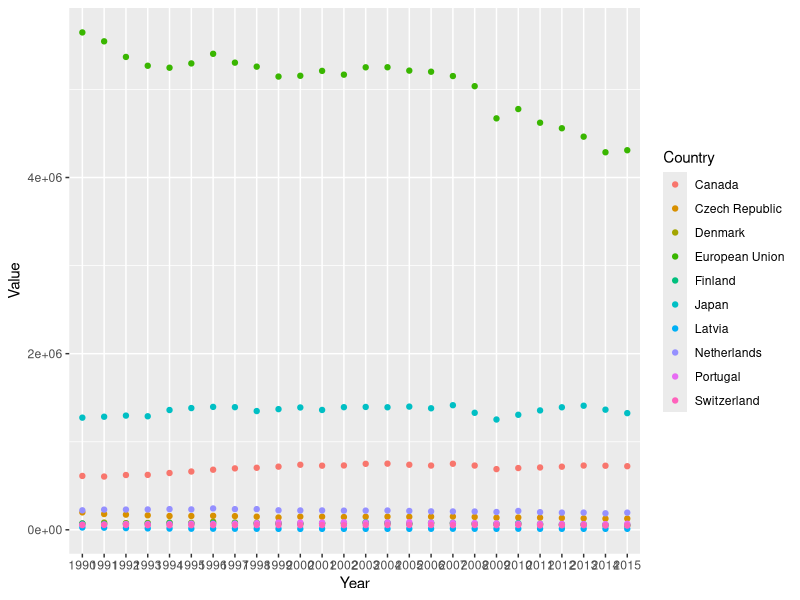
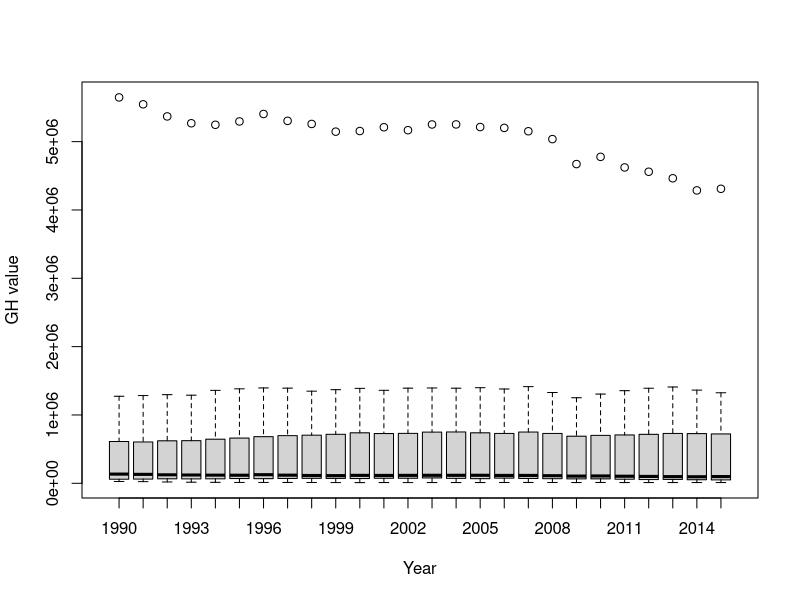

Here is the R script that generated these plots, in order:
# Required packages
library(readr)
library(ggplot2)
library(tidyverse)
library(dplyr)
# Data analysis on greenhouse gas emission from 10 countries among 26 years

data_GH <- read_csv("data/raw/2018-11-14_DSCI_522_project_UN-data_GH.csv", 
                         col_types = cols(Year = col_character()))
str(data_GH)
# Rename column name `Country or Area`

data_GH <- data_GH %>%
  rename(Country = `Country or Area`)


#### Data exploration ####

# 1. Outliers
ggplot(data_GH, aes(Year, Value, colour = Country )) +
  geom_point()
# No outliers
# Are there missing values?
sum(is.na(data_GH$Value))
# No missing value

# 2. Collinearity X
# Not relevant for the dataset
#C Relationships Y vs X
boxplot(Value ~ Year, 
        data = data_GH,
        xlab = "Year",
        ylab = "GH value")
# No relationship between Year and GH value

#3. Spatial/temporal aspects of sampling design
# Not relevant for the data set

# 4. Interactions
# Not relevant for the data set

# 5. Zero inflation Y (Are there many 0s in the data set)
sum(data_GH$Value == 0) #NONE

# 6. Are categorical covariates balanced?
# Not relevant for the data set

